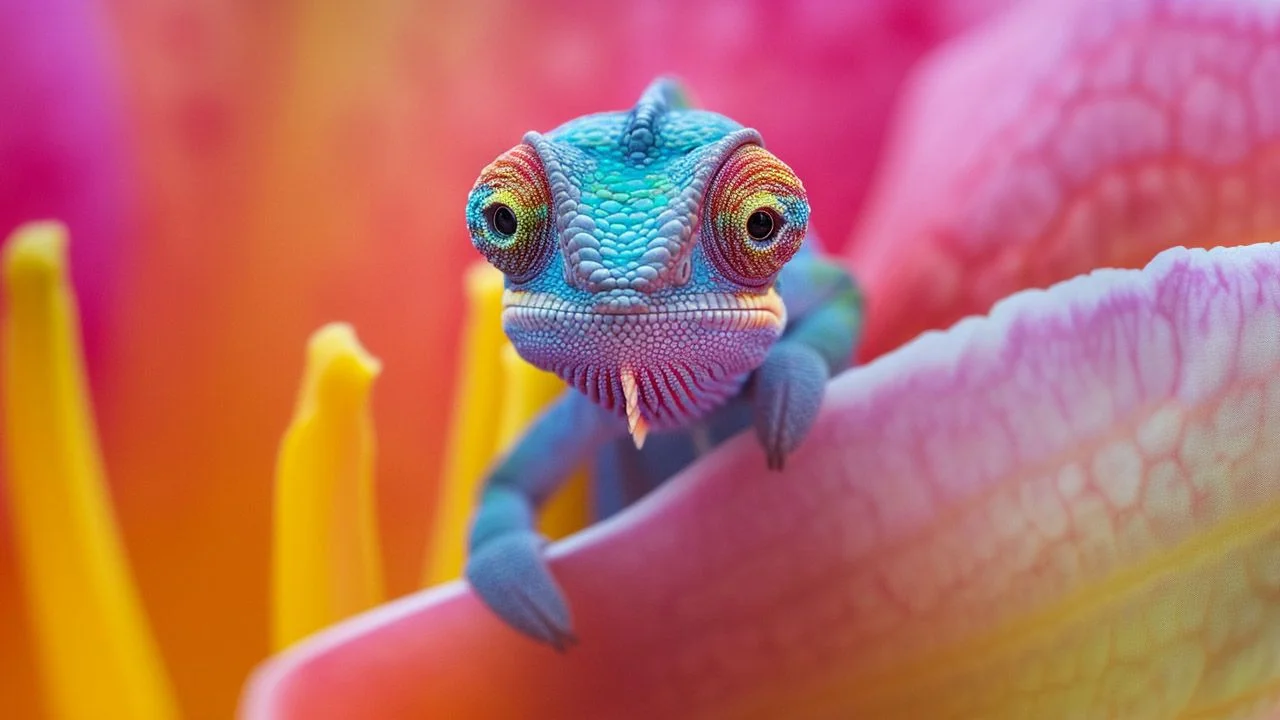
#> input picture image.png, 1280 x 720 px
$ jupyter execute frequency_domain.ipynb
#> lines starting #> are read from the running program, lines starting #| are printed output that depends on the picture
[cell 1]
import numpy as np
import matplotlib.pyplot as plt

# Generate a simple sine wave signal
t = np.linspace(0, 1, 500)  # Time vector (0 to 1 second, 500 samples)
frequency = 5  # Frequency of the sine wave (5 Hz)
signal = np.sin(2 * np.pi * frequency * t)  # Sine wave signal

# Compute the Fourier Transform of the signal
fft_result = np.fft.fft(signal)
frequencies = np.fft.fftfreq(len(signal), d=t[1] - t[0])

# Plot the original signal
plt.figure(figsize=(10, 5))

plt.subplot(2, 1, 1)
plt.plot(t, signal)
plt.title('Original Sine Wave')
plt.xlabel('Time (s)')
plt.ylabel('Amplitude')

# Plot the magnitude of the Fourier Transform
plt.subplot(2, 1, 2)
plt.plot(frequencies[:len(frequencies)//2], np.abs(fft_result)[:len(fft_result)//2])  # Plot positive frequencies
plt.title('Fourier Transform')
plt.xlabel('Frequency (Hz)')
plt.ylabel('Magnitude')

plt.tight_layout()
plt.show()
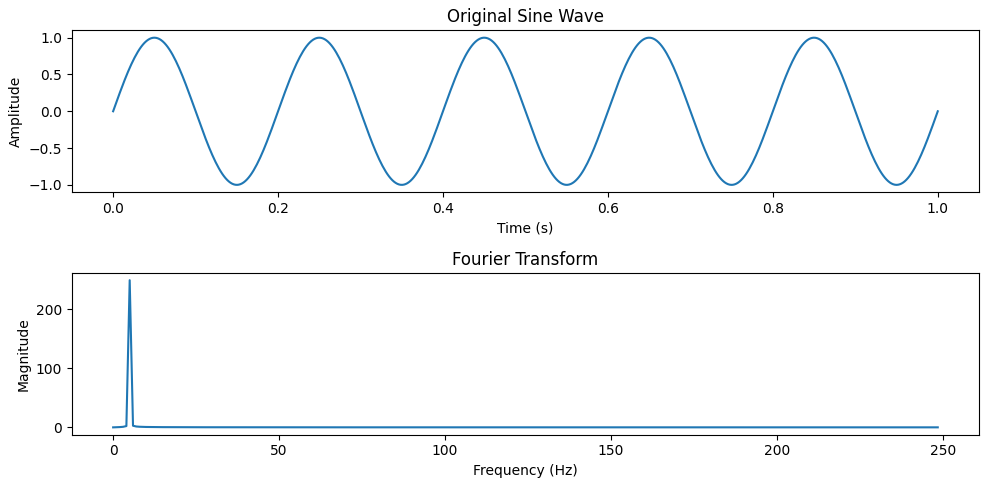
#> figure drawn by matplotlib, 2 panels; panel 1: curve peaks at x = 0.0501, y = 1; panel 2: curve peaks at x = 4.99, y = 249.7

[cell 2]
import cv2
import numpy as np
import matplotlib.pyplot as plt

# Load the image in grayscale
image = cv2.imread('image.png', 0)
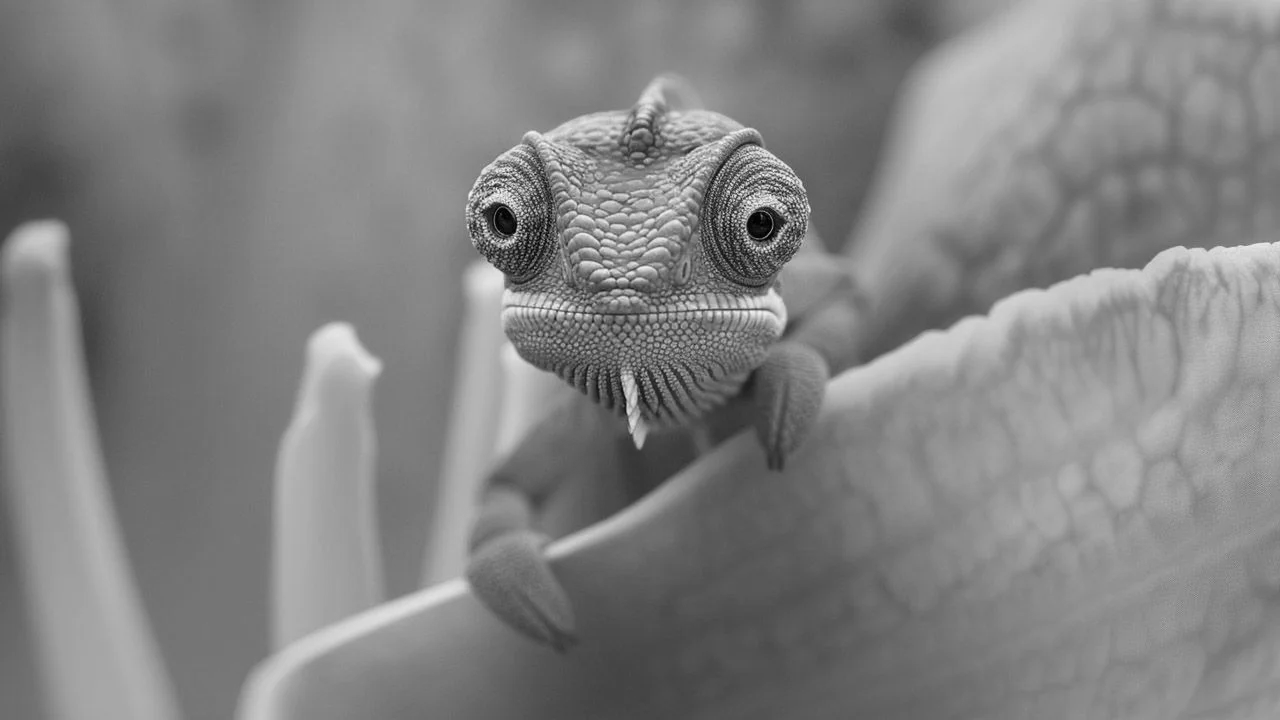
#> image: shape (720, 1280); min 0, max 249, mean 130.3

# Compute the 2D Fourier Transform of the image
f_transform = np.fft.fft2(image)
f_shifted = np.fft.fftshift(f_transform)  # Shift zero frequency component to the center
magnitude_spectrum = np.log(np.abs(f_shifted) + 1)  # Compute magnitude for visualization
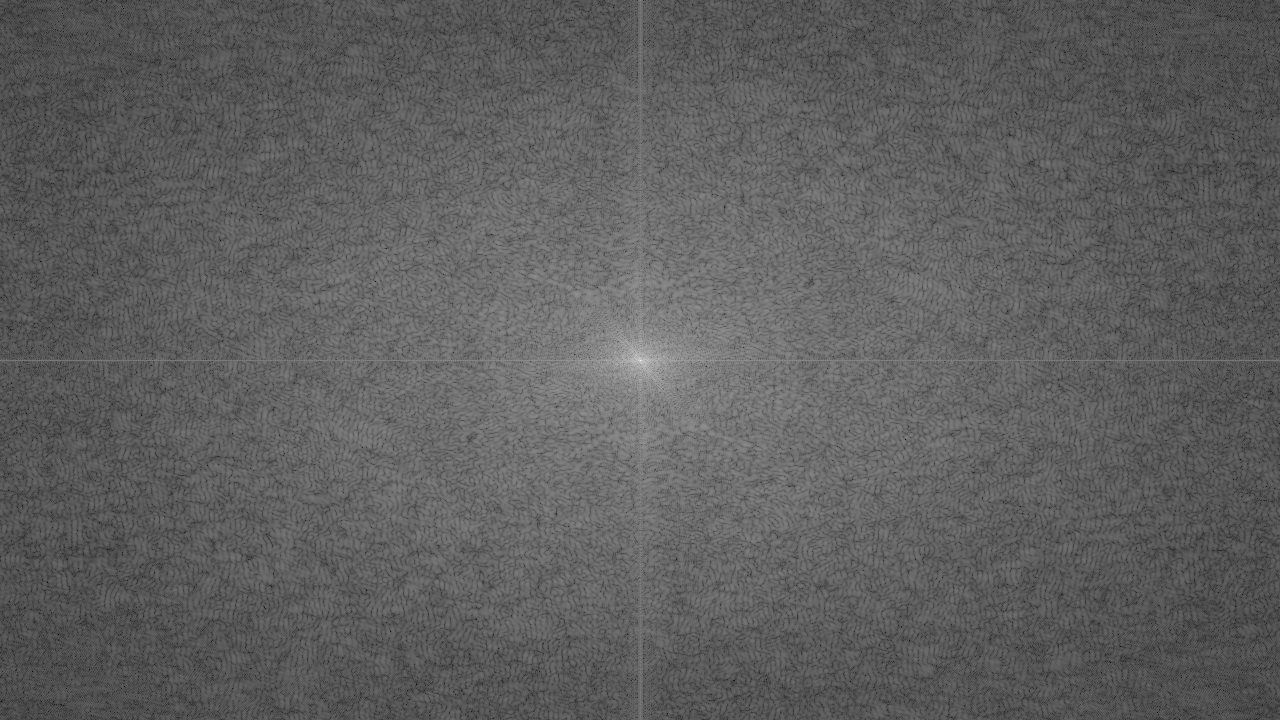
#> magnitude_spectrum: shape (720, 1280) float64; min 1.98, max 18.6, mean 8.17; drawn with min black and max white

# Display the original image and its magnitude spectrum
plt.figure(figsize=(12, 6))

plt.subplot(1, 2, 1)
plt.imshow(image, cmap='gray')
plt.title('Original Image')
plt.axis('off')

plt.subplot(1, 2, 2)
plt.imshow(magnitude_spectrum, cmap='gray')
plt.title('Magnitude Spectrum')
plt.axis('off')

plt.show()
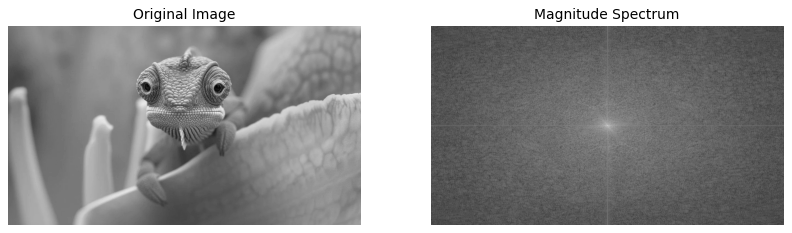
#> figure drawn by matplotlib, 2 panels
